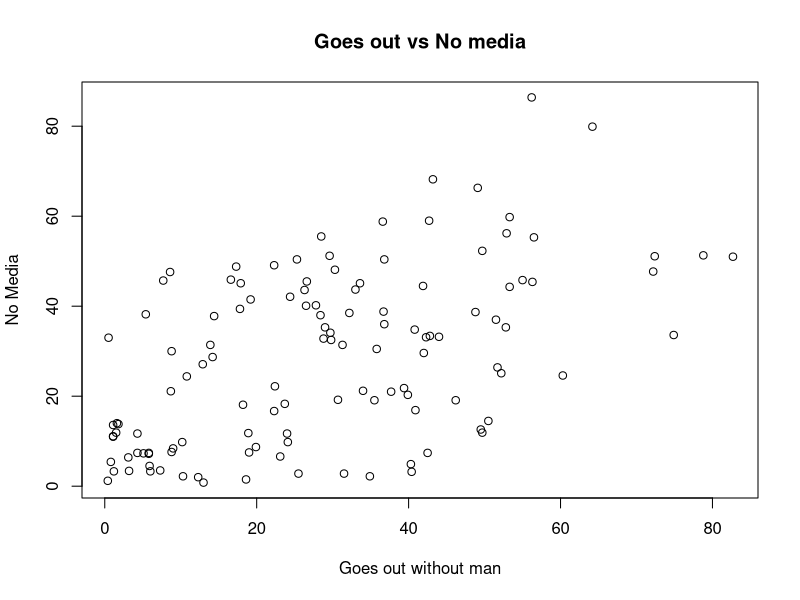
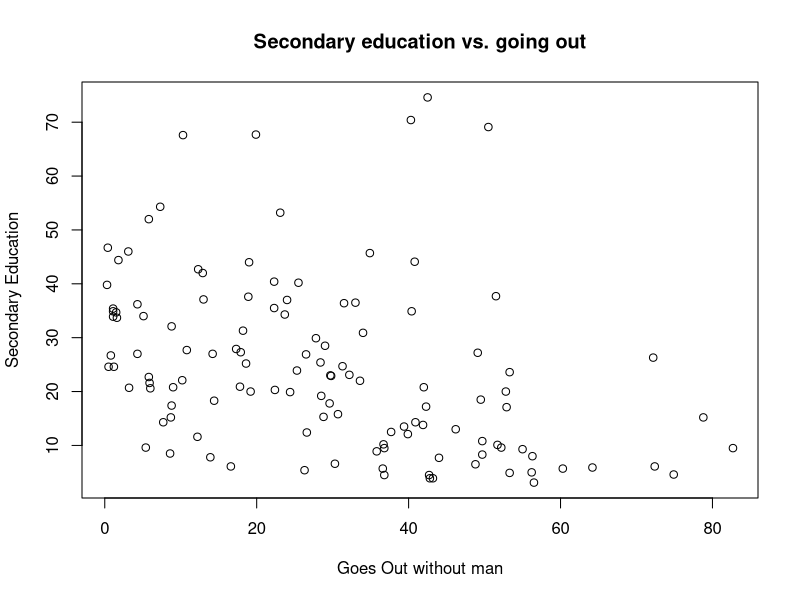
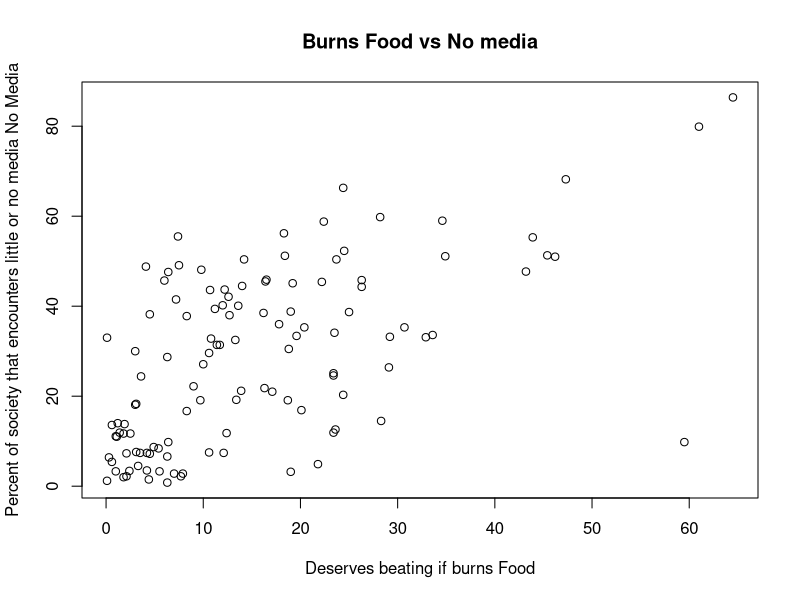
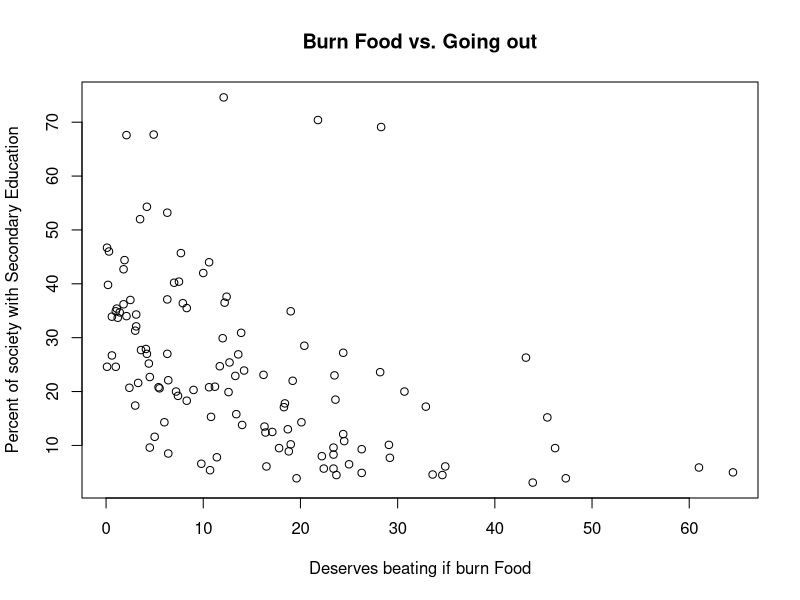
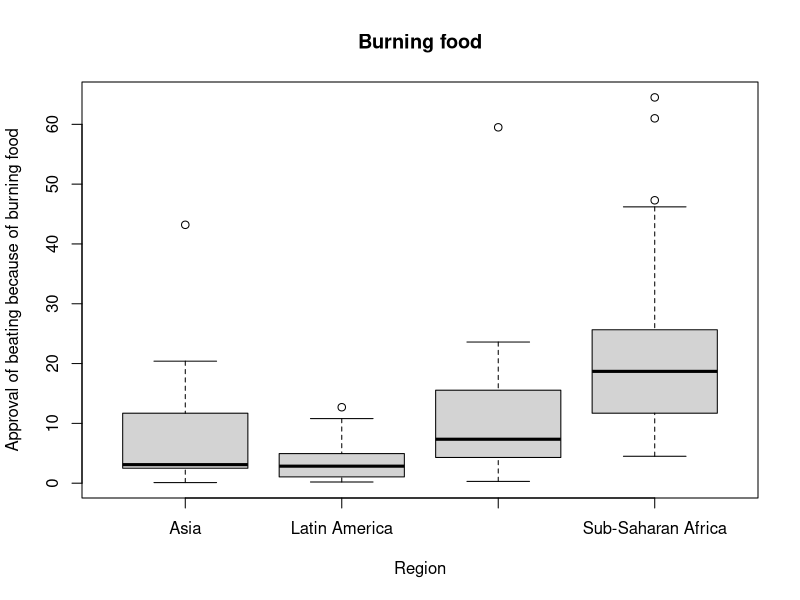
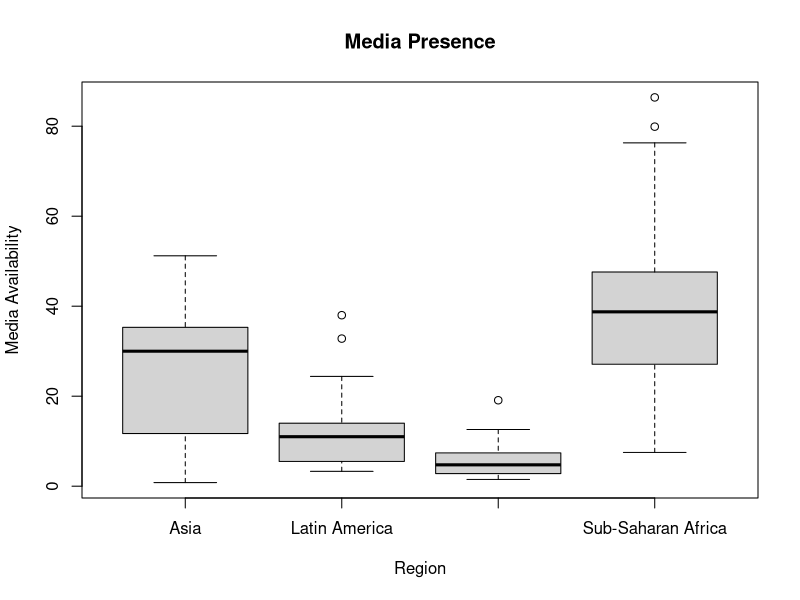
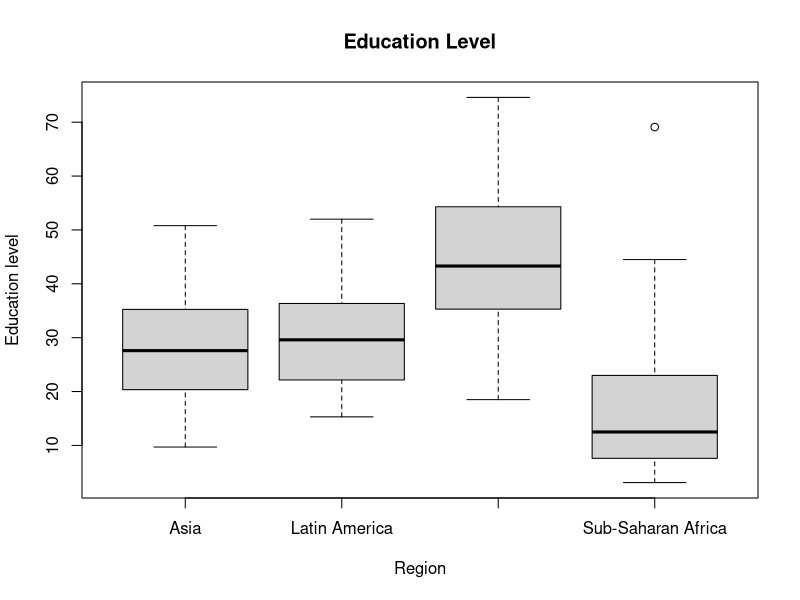
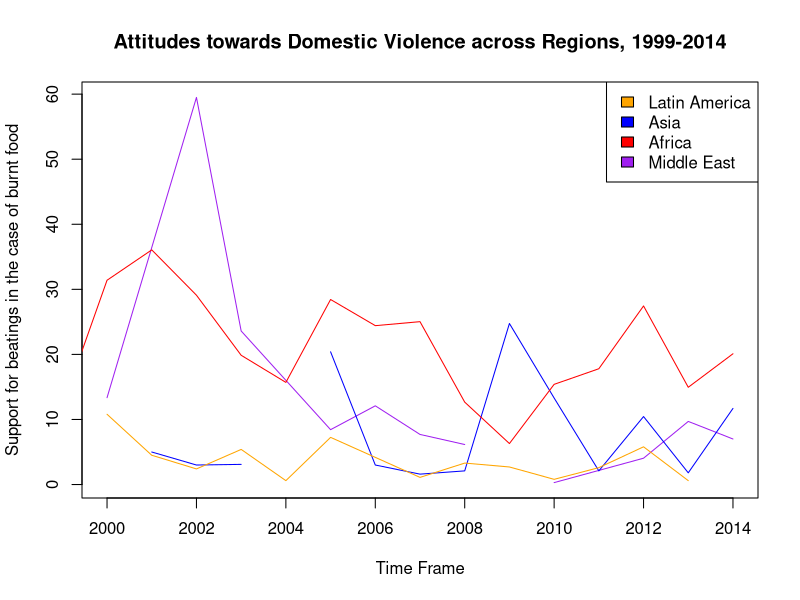

R code for these plots, in order:
## ---- chunk 1
dhs <- read.csv("dhs_ipv.csv")

plot(dhs$beat_goesout, dhs$no_media,
     xlab = "Goes out without man", ylab = "No Media", main = "Goes out vs No media")

plot(dhs$beat_goesout, dhs$sec_school,
     xlab = "Goes Out without man", ylab = "Secondary Education", main= "Secondary education vs. going out")

plot(dhs$beat_burnfood, dhs$no_media,
     xlab = "Deserves beating if burns Food", ylab = "Percent of society that encounters little or no media No Media", main = "Burns Food vs No media")

plot(dhs$beat_burnfood, dhs$sec_school,
     xlab = "Deserves beating if burn Food", ylab = "Percent of society with Secondary Education", main= "Burn Food vs. Going out")

## ---- chunk 2
(cor(dhs$beat_burnfood, dhs$no_media,
     use = "pairwise"))

(cor(dhs$beat_burnfood, dhs$sec_school,
     use = "pairwise"))
## ---- chunk 3
boxplot(beat_burnfood ~ region,data = dhs,
        main = "Burning food",
        ylab = "Approval of beating because of burning food",
        xlab = "Region")

boxplot(dhs$no_media ~ region, data = dhs,
                main = "Media Presence",
                xlab = "Region",
                ylab = "Media Availability")

boxplot(dhs$sec_school ~ region, data = dhs,
                main = "Education Level",
                xlab = "Region",
                ylab = "Education level")
## ---- chunk 4
asia <- subset(dhs, region == "Asia")
lam <- subset(dhs, region == "Latin America")
africa <- subset(dhs, region == "Sub-Saharan Africa")
me <- subset(dhs, region == "Middle East and Central Asia")

asia_dvtrend <- tapply(asia$beat_burnfood, asia$year, mean, na.rm = TRUE)
africa_dvtrend <- tapply(africa$beat_burnfood, africa$year, mean, na.rm = TRUE)
lam_dvtrend <- tapply(lam$beat_burnfood, lam$year, mean, na.rm = TRUE)
me_dvtrend <- tapply(me$beat_burnfood, me$year, mean, na.rm = TRUE)

plot(names(me_dvtrend), me_dvtrend, type = "l", col = "purple",
     xlab = "Time Frame",
     ylab = "Support for beatings in the case of burnt food",
     main = "Attitudes towards Domestic Violence across Regions, 1999-2014")
  points(names(asia_dvtrend), asia_dvtrend, type = "l", col = "blue")
  points(names(africa_dvtrend), africa_dvtrend, type = "l", col = "red")
  points(names(lam_dvtrend), lam_dvtrend, type = "l", col = "orange")
  legend("topright", c("Latin America", "Asia", "Africa", "Middle East"), fill=c("Orange", "Blue", "Red", "Purple"))
